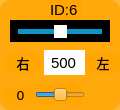
    <widget class="QWidget" name="widget_id6" native="true">
     <property name="geometry">
      <rect>
       <x>240</x>
       <y>450</y>
       <width>120</width>
       <height>110</height>
      </rect>
     </property>
     <property name="styleSheet">
      <string notr="true">background-color: rgb(255, 165, 0, 200);
border-radius:10px;</string>
     </property>
     <widget class="QLabel" name="label_ID6">
      <property name="geometry">
       <rect>
        <x>50</x>
        <y>0</y>
        <width>32</width>
        <height>20</height>
       </rect>
      </property>
      <property name="font">
       <font>
        <family>Arial</family>
        <pointsize>11</pointsize>
       </font>
      </property>
      <property name="styleSheet">
       <string notr="true">background-color: rgb(255, 255, 255， 0);
border-radius:0px;</string>
      </property>
      <property name="text">
       <string>ID:6</string>
      </property>
     </widget>
     <widget class="QSlider" name="horizontalSlider_pulse_6">
      <property name="geometry">
       <rect>
        <x>10</x>
        <y>20</y>
        <width>100</width>
        <height>22</height>
       </rect>
      </property>
      <property name="autoFillBackground">
       <bool>false</bool>
      </property>
      <property name="styleSheet">
       <string notr="true">QSlider{
	border-radius:0px;
	 background-color: rgb(0, 0, 0);
}

QSlider::handle {/*设置中间的那个滑动的键*/                           
    border: 10px solid rgb(255, 255, 255)
}
QSlider::handle:horizontal{
    width: -1px;
    margin: -4px; /* height */
}
QSlider::groove{
    background: rgb(10, 150, 200);
}
QSlider::groove:horizontal {
    height: 5px; 
	left:8px; right: 8px;
}</string>
      </property>
      <property name="minimum">
       <number>0</number>
      </property>
      <property name="maximum">
       <number>1000</number>
      </property>
      <property name="pageStep">
       <number>1</number>
      </property>
      <property name="value">
       <number>500</number>
      </property>
      <property name="orientation">
       <enum>Qt::Horizontal</enum>
      </property>
     </widget>
     <widget class="QLineEdit" name="lineEdit_6">
      <property name="geometry">
       <rect>
        <x>44</x>
        <y>50</y>
        <width>41</width>
        <height>25</height>
       </rect>
      </property>
      <property name="font">
       <font>
        <family>Arial</family>
        <pointsize>11</pointsize>
       </font>
      </property>
      <property name="autoFillBackground">
       <bool>false</bool>
      </property>
      <property name="styleSheet">
       <string notr="true">background-color: rgb(255, 255, 255);
border-radius:0px;</string>
      </property>
      <property name="text">
       <string>500</string>
      </property>
      <property name="alignment">
       <set>Qt::AlignCenter</set>
      </property>
      <property name="readOnly">
       <bool>false</bool>
      </property>
     </widget>
     <widget class="QLabel" name="label_left_2">
      <property name="geometry">
       <rect>
        <x>85</x>
        <y>53</y>
        <width>36</width>
        <height>21</height>
       </rect>
      </property>
      <property name="font">
       <font>
        <family>黑体</family>
        <pointsize>10</pointsize>
       </font>
      </property>
      <property name="styleSheet">
       <string notr="true">background-color: rgb(255, 255, 255， 0);</string>
      </property>
      <property name="text">
       <string>&lt;html&gt;&lt;head/&gt;&lt;body&gt;&lt;p align=&quot;center&quot;&gt;左&lt;/p&gt;&lt;/body&gt;&lt;/html&gt;</string>
      </property>
      <property name="alignment">
       <set>Qt::AlignCenter</set>
      </property>
     </widget>
     <widget class="QLabel" name="label_d6">
      <property name="geometry">
       <rect>
        <x>5</x>
        <y>87</y>
        <width>31</width>
        <height>16</height>
       </rect>
      </property>
      <property name="font">
       <font>
        <family>DejaVu Sans</family>
        <pointsize>10</pointsize>
       </font>
      </property>
      <property name="styleSheet">
       <string notr="true">background-color: rgb(255, 255, 255， 0);</string>
      </property>
      <property name="text">
       <string>0</string>
      </property>
      <property name="alignment">
       <set>Qt::AlignCenter</set>
      </property>
     </widget>
     <widget class="QLabel" name="label_right_2">
      <property name="geometry">
       <rect>
        <x>5</x>
        <y>53</y>
        <width>36</width>
        <height>21</height>
       </rect>
      </property>
      <property name="font">
       <font>
        <family>黑体</family>
        <pointsize>10</pointsize>
       </font>
      </property>
      <property name="styleSheet">
       <string notr="true">background-color: rgb(255, 255, 255， 0);</string>
      </property>
      <property name="text">
       <string>&lt;html&gt;&lt;head/&gt;&lt;body&gt;&lt;p align=&quot;center&quot;&gt;右&lt;/p&gt;&lt;/body&gt;&lt;/html&gt;</string>
      </property>
      <property name="alignment">
       <set>Qt::AlignCenter</set>
      </property>
     </widget>
     <widget class="QSlider" name="horizontalSlider_dev_6">
      <property name="geometry">
       <rect>
        <x>35</x>
        <y>85</y>
        <width>50</width>
        <height>20</height>
       </rect>
      </property>
      <property name="styleSheet">
       <string notr="true">background-color: rgb(255, 255, 255， 0);</string>
      </property>
      <property name="minimum">
       <number>-125</number>
      </property>
      <property name="maximum">
       <number>125</number>
      </property>
      <property name="pageStep">
       <number>1</number>
      </property>
      <property name="orientation">
       <enum>Qt::Horizontal</enum>
      </property>
     </widget>
    </widget>
